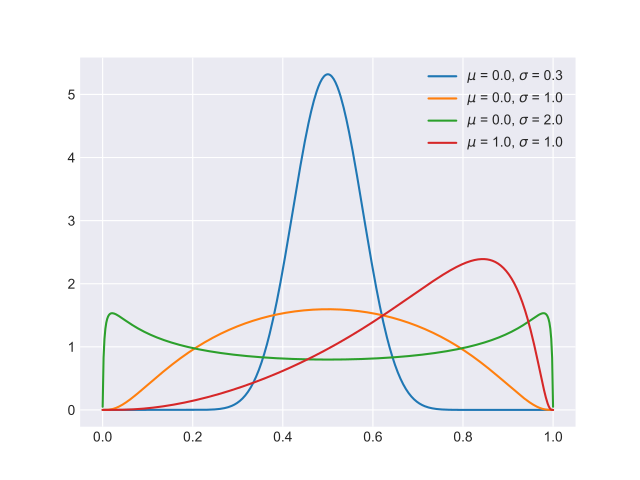

This figure's Python source:
import matplotlib.pyplot as plt
import numpy as np
import scipy.stats as st
from scipy.special import logit
plt.style.use('seaborn-darkgrid')
x = np.linspace(0.0001, 0.9999, 500)
mus = [0., 0., 0., 1.]
sigmas = [0.3, 1., 2., 1.]
for mu, sigma in  zip(mus, sigmas):
    pdf = st.norm.pdf(logit(x), loc=mu, scale=sigma) * 1/(x * (1-x))
    plt.plot(x, pdf, label=r'$\mu$ = {}, $\sigma$ = {}'.format(mu, sigma))
    plt.legend(loc=1)
plt.show()
